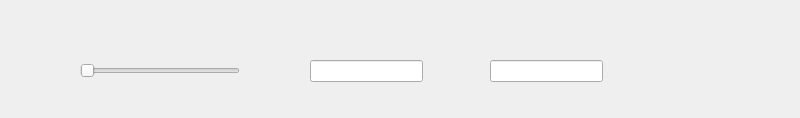
<?xml version="1.0" encoding="UTF-8"?>
<ui version="4.0">
 <class>Widget</class>
 <widget class="QWidget" name="Widget">
  <property name="geometry">
   <rect>
    <x>0</x>
    <y>0</y>
    <width>800</width>
    <height>118</height>
   </rect>
  </property>
  <property name="windowTitle">
   <string>Widget</string>
  </property>
  <widget class="QSlider" name="hSlider">
   <property name="geometry">
    <rect>
     <x>80</x>
     <y>60</y>
     <width>160</width>
     <height>22</height>
    </rect>
   </property>
   <property name="orientation">
    <enum>Qt::Orientation::Horizontal</enum>
   </property>
  </widget>
  <widget class="QLineEdit" name="leText">
   <property name="geometry">
    <rect>
     <x>310</x>
     <y>60</y>
     <width>113</width>
     <height>22</height>
    </rect>
   </property>
  </widget>
  <widget class="QLineEdit" name="leTextCopy">
   <property name="geometry">
    <rect>
     <x>490</x>
     <y>60</y>
     <width>113</width>
     <height>22</height>
    </rect>
   </property>
  </widget>
 </widget>
 <resources/>
 <connections/>
</ui>
